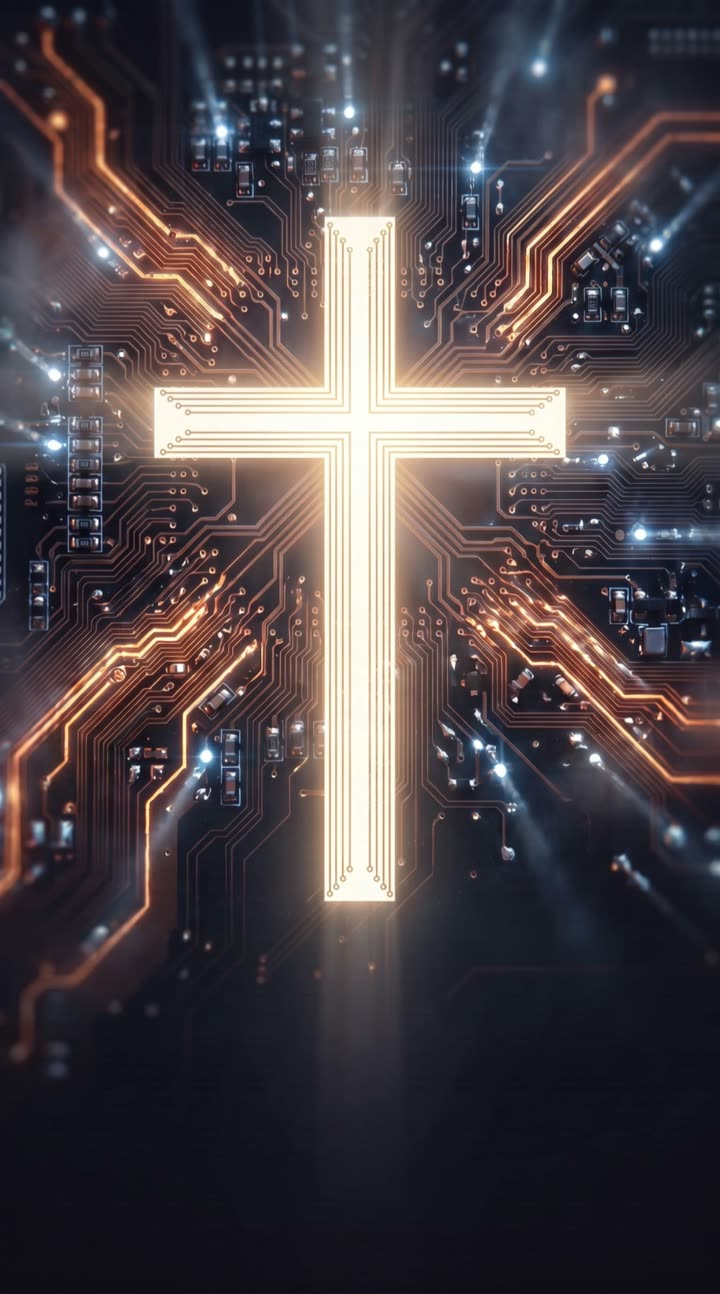
#> input picture bg.jpg, 720 x 1294 px
$ python make-icons.py ../bg.jpg
#> lines starting #> are read from the running program, lines starting #| are printed output that depends on the picture
"""Crops the Home Screen icons (512 and 180 px) around the cross in the source still.

Run: python3 build/make-icons.py [source-still.png]
"""
import sys
from pathlib import Path

from PIL import Image

DEFAULT_SRC = (Path.home() / "Library/Mobile Documents/com~apple~CloudDocs/AI/Media Gen"
               / "2026-09-25-magnifica-bg-majestic-cross-a/image-01.png")
SRC = Path(sys.argv[1]) if len(sys.argv) > 1 else DEFAULT_SRC
ROOT = Path(__file__).resolve().parent.parent

# The cross is centred horizontally and sits in the upper part of the still; this square holds all of it.
CENTER_Y, SIDE_OF_WIDTH = 0.34, 0.92

im = Image.open(SRC).convert("RGB")
#> im is the input picture: PIL image 720x1294 RGB; mean R, G, B 76.6, 68.2, 71.9
w, h = im.size
#> w = 720; h = 1294
side = int(w * SIDE_OF_WIDTH)
#> side = 662
cx, cy = w // 2, int(h * CENTER_Y)
#> cx = 360; cy = 439
box = (cx - side // 2, cy - side // 2, cx + side // 2, cy + side // 2)
#> box = (29, 108, 691, 770)
square = im.crop(box)
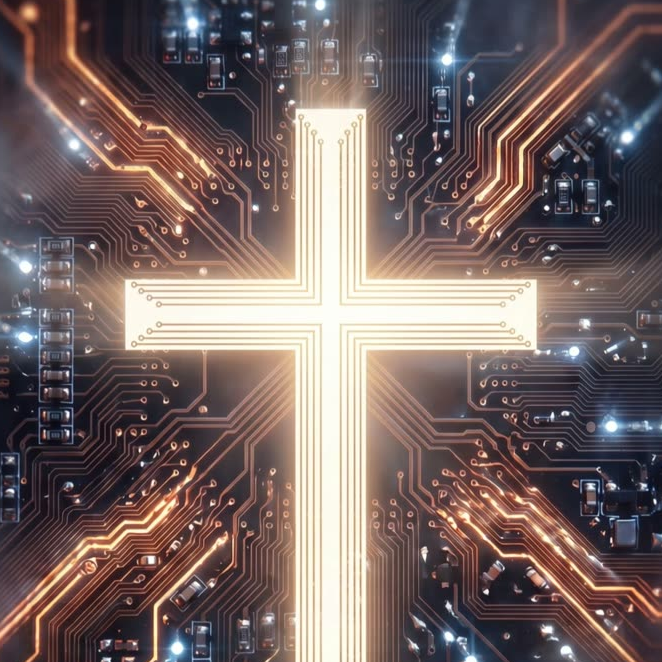
#> square: PIL image 662x662 RGB; mean R, G, B 117.4, 101.1, 99.2
# 256-colour dithered PNG: 481 KB -> ~166 KB with no visible change (it is precached for offline use)
square.resize((512, 512), Image.LANCZOS).quantize(
    colors=256, method=Image.Quantize.MEDIANCUT, dither=Image.Dither.FLOYDSTEINBERG
).save(ROOT / "icon-512.png", optimize=True)
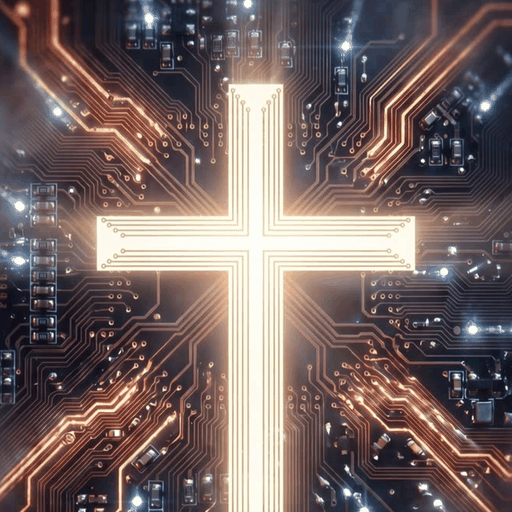
#> saved as icon-512.png: PIL image 512x512 P; mean R, G, B 117.3, 101.1, 99.2
square.resize((180, 180), Image.LANCZOS).save(ROOT / "apple-touch-icon.png", optimize=True)
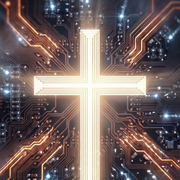
#> saved as apple-touch-icon.png: PIL image 180x180 RGB; mean R, G, B 117.4, 101.1, 99.2
print("icons cropped from", box, "of", im.size)
#| icons cropped from (29, 108, 691, 770) of (720, 1294)
